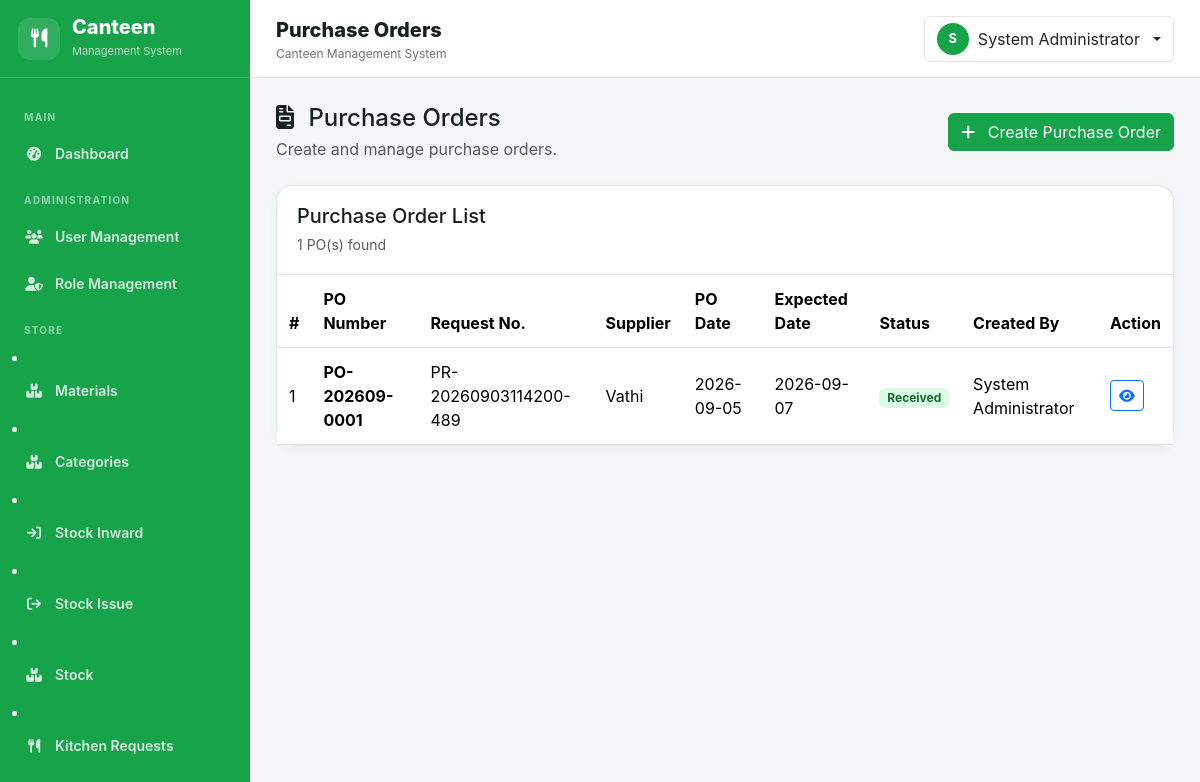
The page /purchase/purchase_orders.php (signed in) on the database its author committed.
### tables this page shows
CREATE TABLE `purchase_orders` (
  `id` int(11) NOT NULL,
  `po_no` varchar(50) NOT NULL,
  `request_id` int(11) DEFAULT NULL,
  `supplier_id` int(11) NOT NULL,
  `po_date` date NOT NULL,
  `expected_date` date DEFAULT NULL,
  `status` enum('Draft','Pending','Approved','Ordered','Received','Cancelled') NOT NULL DEFAULT 'Draft',
  `remarks` text DEFAULT NULL,
  `created_by` int(11) DEFAULT NULL,
  `created_at` datetime NOT NULL DEFAULT current_timestamp()
);

CREATE TABLE `purchase_requests` (
  `id` int(10) UNSIGNED NOT NULL,
  `request_no` varchar(60) NOT NULL,
  `requested_by` int(10) UNSIGNED NOT NULL,
  `request_date` date NOT NULL,
  `status` enum('Pending','Approved','Rejected','Purchased','Completed') DEFAULT 'Pending',
  `remarks` text DEFAULT NULL,
  `created_at` datetime DEFAULT current_timestamp()
);

CREATE TABLE `suppliers` (
  `id` int(11) NOT NULL,
  `supplier_code` varchar(50) NOT NULL,
  `supplier_name` varchar(150) NOT NULL,
  `contact_person` varchar(150) DEFAULT NULL,
  `phone` varchar(30) DEFAULT NULL,
  `email` varchar(150) DEFAULT NULL,
  `address` text DEFAULT NULL,
  `gst_number` varchar(50) DEFAULT NULL,
  `status` enum('Enable','Disabled') NOT NULL DEFAULT 'Enable',
  `created_by` int(11) DEFAULT NULL,
  `created_at` datetime NOT NULL DEFAULT current_timestamp()
);

CREATE TABLE `users` (
  `id` int(10) UNSIGNED NOT NULL,
  `role_id` int(10) UNSIGNED NOT NULL,
  `employee_code` varchar(50) DEFAULT NULL,
  `employee_name` varchar(150) NOT NULL,
  `email` varchar(150) NOT NULL,
  `password` varchar(255) NOT NULL,
  `status` enum('Enable','Disabled') NOT NULL DEFAULT 'Enable',
  `created_at` datetime NOT NULL DEFAULT current_timestamp(),
  `updated_at` datetime DEFAULT NULL ON UPDATE current_timestamp()
);

### includes/functions.php (called while the page is built, shortened)
<?php
function e(?string $value): string {
    return htmlspecialchars($value ?? '', ENT_QUOTES, 'UTF-8');
}

### purchase/purchase_orders.php (the view, shortened to what this page needs)
<?php
require_once __DIR__ . '/../config/database.php';
require_once __DIR__ . '/../includes/functions.php';
$stmt = $con->query("
    SELECT
        po.id,
        po.po_no,
        po.po_date,
        po.expected_date,
        po.status,
        po.remarks,
        s.supplier_name,
        pr.request_no,
        u.employee_name AS created_by_name
    FROM purchase_orders po
    LEFT JOIN suppliers s
        ON s.id = po.supplier_id
    LEFT JOIN purchase_requests pr
        ON pr.id = po.request_id
    LEFT JOIN users u
        ON u.id = po.created_by
    ORDER BY po.id DESC
");
$purchaseOrders = $stmt->fetchAll();
require_once __DIR__ . '/../includes/header.php';
?>
<div class="d-flex">
    <?php require_once __DIR__ . '/../includes/sidebar.php'; ?>
    <main class="main-content flex-grow-1">
        <?php require_once __DIR__ . '/../includes/topbar.php'; ?>
        <div class="page-body">
            <div class="d-flex justify-content-between align-items-center mb-4">
                <div>
                    <h4 class="mb-1">
                        <i class="fa-solid fa-file-invoice me-2"></i>
                        Purchase Orders
                    </h4>
                    <p class="text-muted mb-0">
                        Create and manage purchase orders.
                    </p>
                </div>
                <button
                    type="button"
                    class="btn btn-primary"
                    data-bs-toggle="modal"
                    data-bs-target="#createPOModal"
                >
                    <i class="fa-solid fa-plus me-2"></i>
                    Create Purchase Order
                </button>
            </div>
            <div class="content-card">
                <div class="content-card-header">
                    <div>
                        <h5 class="mb-1">
                            Purchase Order List
                        </h5>
                        <small class="text-muted">
                            <?= count($purchaseOrders) ?> PO(s) found
                        </small>
                    </div>
                </div>
                <div class="table-responsive">
                    <table class="table table-hover align-middle mb-0">
                        <thead>
                            <tr>
                                <th>#</th>
                                <th>PO Number</th>
                                <th>Request No.</th>
                                <th>Supplier</th>
                                <th>PO Date</th>
                                <th>Expected Date</th>
                                <th>Status</th>
                                <th>Created By</th>
                                <th>Action</th>
                            </tr>
                        </thead>
                        <tbody>
                        <?php if (!$purchaseOrders): ?>
                            <tr>
                                <td
                                    colspan="9"
                                    class="text-center text-muted py-5"
                                >
                                    <i class="fa-solid fa-file-invoice fa-2x mb-3"></i>
                                    <div>
                                        No purchase orders found.
                                    </div>
                                </td>
                            </tr>
                        <?php else: ?>
                            <?php foreach ($purchaseOrders as $index => $po): ?>
                                <tr>
                                    <td>
                                        <?= $index + 1 ?>
                                    </td>
                                    <td>
                                        <strong>
                                            <?= e($po['po_no']) ?>
                                        </strong>
                                    </td>
                                    <td>
                                        <?= e($po['request_no']) ?>
                                    </td>
                                    <td>
                                        <?= e($po['supplier_name']) ?>
                                    </td>
                                    <td>
                                        <?= e($po['po_date']) ?>
                                    </td>
                                    <td>
                                        <?= e($po['expected_date']) ?>
                                    </td>
                                    <td>
                                        <?php
                                        $badgeClass = match ($po['status']) {
                                            'Draft' => 'bg-secondary',
                                            'Pending' => 'badge-disabled',
                                            'Approved' => 'badge-enable',
                                            'Ordered' => 'badge-enable',
                                            'Received' => 'badge-enable',
                                            'Cancelled' => 'badge-disabled',
                                            default => 'bg-secondary'
                                        };
                                        ?>
                                        <span class="badge <?= $badgeClass ?>">
                                            <?= e($po['status']) ?>
                                        </span>
                                    </td>
                                    <td>
                                        <?= e($po['created_by_name']) ?>
                                    </td>
                                    <td>
                                        <a
                                            href="purchase_order_view.php?id=<?= (int)$po['id'] ?>"
                                            class="btn btn-sm btn-outline-primary"
                                            title="View Purchase Order"
                                        >
                                            <i class="fa-solid fa-eye"></i>
                                        </a>
                                    </td>
                                </tr>
                            <?php endforeach; ?>
                        <?php endif; ?>
                        </tbody>
                    </table>
                </div>
            </div>
        </div>
    </main>
</div>
<?php require_once __DIR__ . '/../includes/footer.php'; ?>

### assets/css/app.css (style rules this page uses)
:root { --primary: #16a34a; --primary-dark: #15803d; --primary-soft: #f0fdf4; --accent: #f59e0b; --bg: #f4f6f8; --card: #ffffff; --text: #17201c; --muted: #6b746f; --border: #e1e6e3; --sidebar-width: 250px; }
* { box-sizing: border-box; }
body { margin: 0; background: var(--bg); color: var(--text); font-family: Inter, system-ui, -apple-system, "Segoe UI", Arial, sans-serif; }
a { text-decoration: none; }
.main-content { margin-left: var(--sidebar-width); min-height: 100vh; }
.page-body { padding: 26px; }
.content-card { background: #fff; border: 1px solid var(--border); border-radius: 16px; box-shadow: 0 3px 12px rgba(17, 24, 39, .04); }
.content-card-header { padding: 18px 20px; border-bottom: 1px solid var(--border); display: flex; align-items: center; justify-content: space-between; gap: 10px; }
.table > :not(caption) > * > * { padding: 12px; }
.badge-enable { background: #dcfce7; color: #166534; }
.btn-primary { --bs-btn-bg: var(--primary); --bs-btn-border-color: var(--primary); --bs-btn-hover-bg: var(--primary-dark); --bs-btn-hover-border-color: var(--primary-dark); }
:root { --auth-primary: #16a34a; --auth-primary-dark: #15803d; --auth-primary-soft: #f0fdf4; }

### rows shown on the page
purchase_orders: po_no "PO-202609-0001", purchase_requests.request_no "PR-20260903114200-489", supplier.supplier_name "Vathi", po_date "2026-09-05", expected_date "2026-09-07", status "Received", users.employee_name "System Administrator"

### other values the page prints
$pageTitle "Purchase Orders"
substr($_SESSION['employee_name'] ?? 'U', 0, 1) "S"
$_SESSION['employee_name'] "System Administrator"
count($purchaseOrders) "1"
